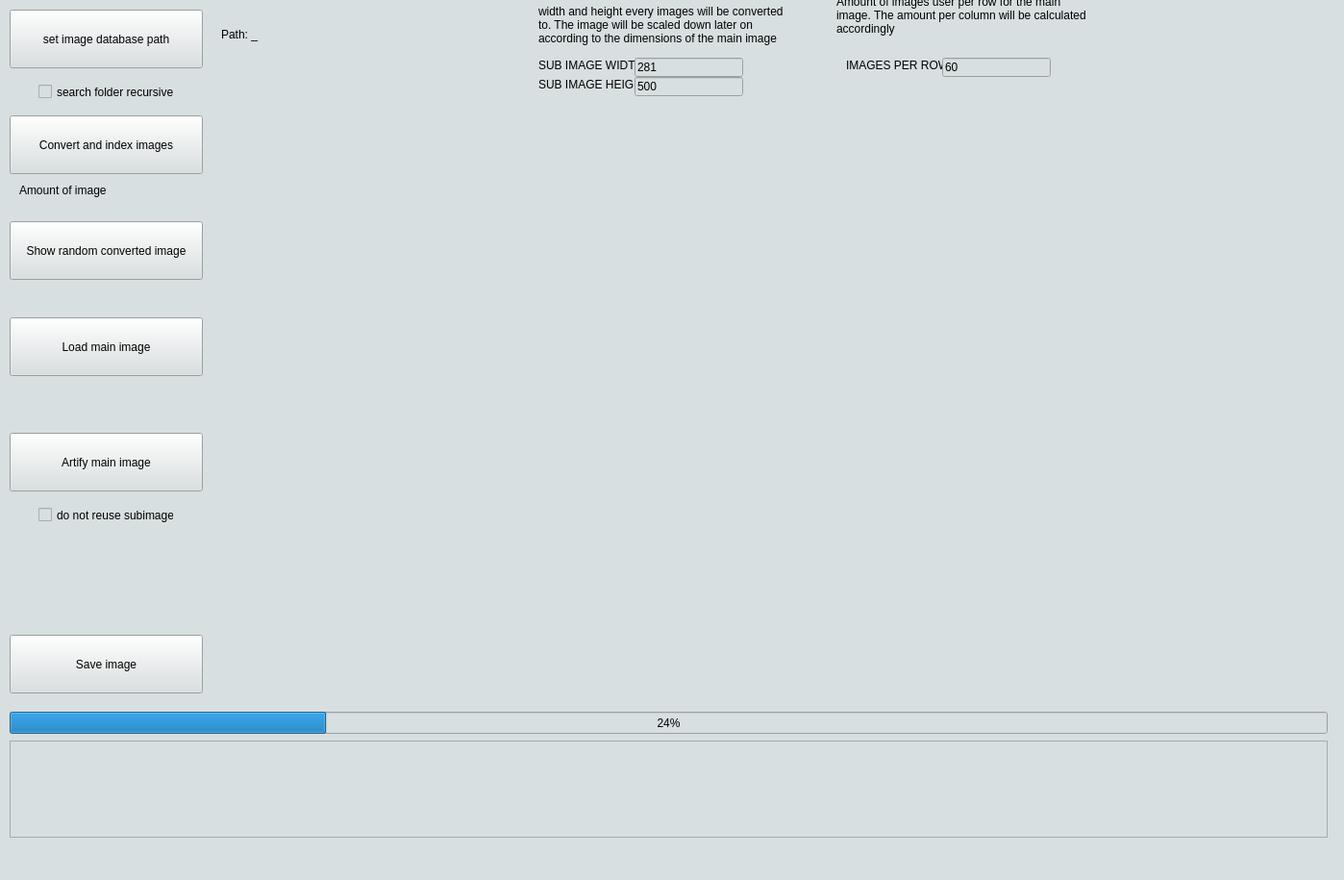
<?xml version="1.0" encoding="UTF-8"?>
<ui version="4.0">
 <class>MainWindow</class>
 <widget class="QMainWindow" name="MainWindow">
  <property name="geometry">
   <rect>
    <x>0</x>
    <y>0</y>
    <width>1398</width>
    <height>915</height>
   </rect>
  </property>
  <property name="windowTitle">
   <string>MainWindow</string>
  </property>
  <property name="styleSheet">
   <string notr="true">background-color: #d7dfe0;
</string>
  </property>
  <widget class="QWidget" name="centralwidget">
   <widget class="QPushButton" name="set_image_database_path_btn">
    <property name="geometry">
     <rect>
      <x>10</x>
      <y>10</y>
      <width>201</width>
      <height>61</height>
     </rect>
    </property>
    <property name="styleSheet">
     <string notr="true">QPushButton { background-color: #329ba8 };</string>
    </property>
    <property name="text">
     <string>set image database path</string>
    </property>
   </widget>
   <widget class="QCheckBox" name="search_folder_recursively_checkbox">
    <property name="geometry">
     <rect>
      <x>40</x>
      <y>80</y>
      <width>141</width>
      <height>31</height>
     </rect>
    </property>
    <property name="text">
     <string>search folder recursively</string>
    </property>
   </widget>
   <widget class="QLabel" name="image_db_label">
    <property name="geometry">
     <rect>
      <x>230</x>
      <y>10</y>
      <width>311</width>
      <height>51</height>
     </rect>
    </property>
    <property name="text">
     <string>Path: _</string>
    </property>
    <property name="wordWrap">
     <bool>true</bool>
    </property>
   </widget>
   <widget class="QLabel" name="label_2">
    <property name="geometry">
     <rect>
      <x>560</x>
      <y>60</y>
      <width>101</width>
      <height>16</height>
     </rect>
    </property>
    <property name="text">
     <string>SUB IMAGE WIDTH:</string>
    </property>
   </widget>
   <widget class="QLabel" name="label_3">
    <property name="geometry">
     <rect>
      <x>560</x>
      <y>80</y>
      <width>101</width>
      <height>16</height>
     </rect>
    </property>
    <property name="text">
     <string>SUB IMAGE HEIGHT:</string>
    </property>
   </widget>
   <widget class="QLineEdit" name="sub_image_width_input">
    <property name="geometry">
     <rect>
      <x>660</x>
      <y>60</y>
      <width>113</width>
      <height>20</height>
     </rect>
    </property>
    <property name="styleSheet">
     <string notr="true">QLineEdit { background-color: white };</string>
    </property>
    <property name="text">
     <string>281</string>
    </property>
   </widget>
   <widget class="QLineEdit" name="sub_image_heigt_input">
    <property name="geometry">
     <rect>
      <x>660</x>
      <y>80</y>
      <width>113</width>
      <height>20</height>
     </rect>
    </property>
    <property name="styleSheet">
     <string notr="true">QLineEdit { background-color: white };</string>
    </property>
    <property name="text">
     <string>500</string>
    </property>
   </widget>
   <widget class="QLabel" name="label_4">
    <property name="geometry">
     <rect>
      <x>560</x>
      <y>0</y>
      <width>261</width>
      <height>51</height>
     </rect>
    </property>
    <property name="text">
     <string>width and height every images will be converted to. The image will be scaled down later on according to the dimensions of the main image</string>
    </property>
    <property name="wordWrap">
     <bool>true</bool>
    </property>
   </widget>
   <widget class="QLabel" name="label_6">
    <property name="geometry">
     <rect>
      <x>880</x>
      <y>60</y>
      <width>101</width>
      <height>16</height>
     </rect>
    </property>
    <property name="text">
     <string>IMAGES PER ROW:</string>
    </property>
   </widget>
   <widget class="QLineEdit" name="images_per_row">
    <property name="geometry">
     <rect>
      <x>980</x>
      <y>60</y>
      <width>113</width>
      <height>20</height>
     </rect>
    </property>
    <property name="styleSheet">
     <string notr="true">QLineEdit { background-color: white };</string>
    </property>
    <property name="text">
     <string>60</string>
    </property>
   </widget>
   <widget class="QCheckBox" name="do_not_reuse_subimages_checkbox">
    <property name="geometry">
     <rect>
      <x>40</x>
      <y>520</y>
      <width>141</width>
      <height>31</height>
     </rect>
    </property>
    <property name="text">
     <string>do not reuse subimages</string>
    </property>
   </widget>
   <widget class="QPushButton" name="save_image_btn">
    <property name="geometry">
     <rect>
      <x>10</x>
      <y>660</y>
      <width>201</width>
      <height>61</height>
     </rect>
    </property>
    <property name="styleSheet">
     <string notr="true">QPushButton { background-color: #329ba8 };</string>
    </property>
    <property name="text">
     <string>Save image</string>
    </property>
   </widget>
   <widget class="QPushButton" name="convert_and_index_btn">
    <property name="geometry">
     <rect>
      <x>10</x>
      <y>120</y>
      <width>201</width>
      <height>61</height>
     </rect>
    </property>
    <property name="styleSheet">
     <string notr="true">QPushButton { background-color: #329ba8 };</string>
    </property>
    <property name="text">
     <string>Convert and index images</string>
    </property>
   </widget>
   <widget class="QPushButton" name="load_main_image_btn">
    <property name="geometry">
     <rect>
      <x>10</x>
      <y>330</y>
      <width>201</width>
      <height>61</height>
     </rect>
    </property>
    <property name="styleSheet">
     <string notr="true">QPushButton { background-color: #329ba8 };</string>
    </property>
    <property name="text">
     <string>Load main image</string>
    </property>
   </widget>
   <widget class="QPushButton" name="show_random_converted_image_btn">
    <property name="geometry">
     <rect>
      <x>10</x>
      <y>230</y>
      <width>201</width>
      <height>61</height>
     </rect>
    </property>
    <property name="styleSheet">
     <string notr="true">QPushButton { background-color: #329ba8 };</string>
    </property>
    <property name="text">
     <string>Show random converted image</string>
    </property>
   </widget>
   <widget class="QLabel" name="img_label">
    <property name="geometry">
     <rect>
      <x>230</x>
      <y>110</y>
      <width>1161</width>
      <height>621</height>
     </rect>
    </property>
    <property name="styleSheet">
     <string notr="true">QLabel { 
	background-color: white;
	border: 1px solid black;
 };</string>
    </property>
    <property name="text">
     <string/>
    </property>
   </widget>
   <widget class="QProgressBar" name="progress_bar">
    <property name="geometry">
     <rect>
      <x>10</x>
      <y>740</y>
      <width>1371</width>
      <height>23</height>
     </rect>
    </property>
    <property name="value">
     <number>24</number>
    </property>
   </widget>
   <widget class="QPlainTextEdit" name="feedback">
    <property name="geometry">
     <rect>
      <x>10</x>
      <y>770</y>
      <width>1371</width>
      <height>101</height>
     </rect>
    </property>
    <property name="styleSheet">
     <string notr="true">QPlainTextEdit { 
	background-color: white;
	border: 1px solid black;
 };</string>
    </property>
   </widget>
   <widget class="QLabel" name="label_7">
    <property name="geometry">
     <rect>
      <x>870</x>
      <y>-10</y>
      <width>261</width>
      <height>51</height>
     </rect>
    </property>
    <property name="text">
     <string>Amount of images user per row for the main image. The amount per column will be calculated accordingly</string>
    </property>
    <property name="wordWrap">
     <bool>true</bool>
    </property>
   </widget>
   <widget class="QLabel" name="label_8">
    <property name="geometry">
     <rect>
      <x>20</x>
      <y>190</y>
      <width>91</width>
      <height>16</height>
     </rect>
    </property>
    <property name="text">
     <string>Amount of images:</string>
    </property>
   </widget>
   <widget class="QPushButton" name="artify_main_image_btn">
    <property name="geometry">
     <rect>
      <x>10</x>
      <y>450</y>
      <width>201</width>
      <height>61</height>
     </rect>
    </property>
    <property name="styleSheet">
     <string notr="true">QPushButton { background-color: #329ba8 };</string>
    </property>
    <property name="text">
     <string>Artify main image</string>
    </property>
   </widget>
  </widget>
  <widget class="QMenuBar" name="menubar">
   <property name="geometry">
    <rect>
     <x>0</x>
     <y>0</y>
     <width>1398</width>
     <height>21</height>
    </rect>
   </property>
  </widget>
  <widget class="QStatusBar" name="statusbar"/>
 </widget>
 <resources/>
 <connections/>
</ui>
